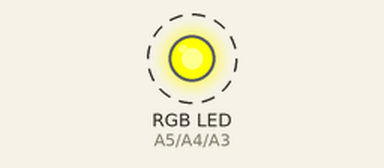
A sketch run on a simulated Arduino Uno, built with avr-gcc and run on an emulated ATmega328P. On the bench: an RGB LED mixed from three pins (HIGH = lit). Dashed ring = blinking. What the sketch prints to the serial monitor is not drawn.

Above: at 0.05 s.
Timing chart, 0 to 3.0 s (numbered marks = the images above):
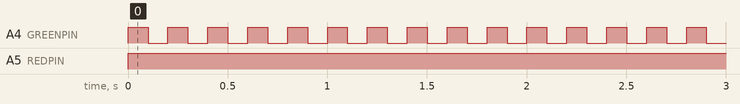

Measured:
- by itself, A4 (GREENPIN): alternates HIGH for 0.10 s and LOW for 0.10 s
- by itself, A5 (REDPIN): LOW → HIGH at 0.00 s

The sketch:

DioderHacking_v3.ino
```cpp
// ---------------------------------------------------------
// Ikea RGB Dioder Hacking
// Credits: Roberto Nocera
// http://twitter.com/noce2k
// http://about.me/noce2k
//
// Basic sketch to attach the RGB IKEA Dioder to an Arduino
// ---------------------------------------------------------

#define REDPIN A5
#define GREENPIN A4
#define BLUEPIN A3


// Color arrays
int black[3]  = { 0, 0, 0 };
int white[3]  = { 100, 100, 100 };
int red[3]    = { 100, 0, 0 };
int green[3]  = { 0, 100, 0 };
int blue[3]   = { 0, 0, 100 };
int yellow[3] = { 40, 95, 0 };
int dimWhite[3] = { 30, 30, 30 };

void setup() {
  Serial.begin(9600);
  Serial.println("setup...");
  pinMode(REDPIN, OUTPUT);
  pinMode(GREENPIN, OUTPUT);
  pinMode(BLUEPIN, OUTPUT);

}


void loop() {

  int currentColor[3]   = { 0, 0, 255 };

  currentColor[0]  = 255;
  currentColor[1]  = 255;
  currentColor[2]  = 0;
  Blinking(currentColor, 100);
}


void Blinking(int color[3], int freq)
{
  analogWrite(REDPIN, color[0]);
  analogWrite(GREENPIN, color[1]);
  analogWrite(BLUEPIN, color[2]);
  delay(freq);
  Serial.println("Off...");
  analogWrite(REDPIN, 255);
  analogWrite(GREENPIN, 0);
  analogWrite(BLUEPIN, 0);
  delay(freq);

}
```
